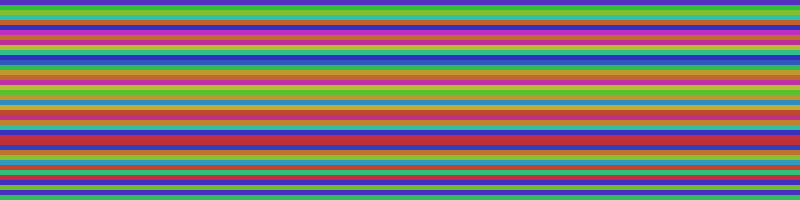
Frame 1 (no input)
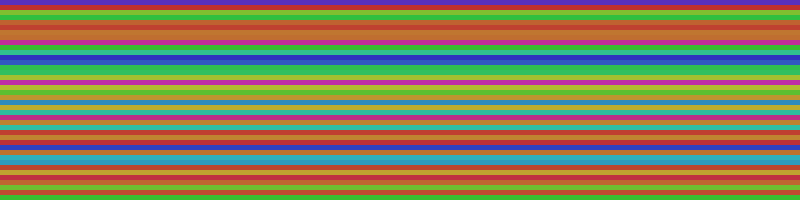
Frame 60 (no input)
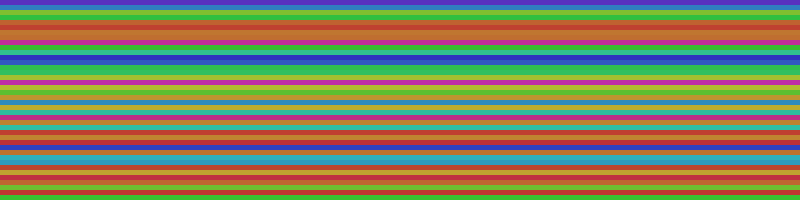
Frame 120 (the mouse pressed at the canvas centre since frame 60)

The p5.js sketch that drew these frames (run headless with seeded random() and noise() and a simulated clock; from frame 60 on, the mouse is pressed at the canvas centre):

// p5.js sketch
// ── sketch.js

// hey let's declare some globals because why nottttttt
var array_of_orgs = [];
// var array_of_blues = [];
var array_of_hues = [];
// var array_of_greens = [];
var array_of_true_hues = [];

// jeez, okay, so technically the globals get declahue first?
var number_rows = 40;
var row_height = 0; // we're just going to calculate this in a second in setup()


function setup() {
	createCanvas(800,200);
	frameRate(20);
	// HSB color mode defaults to 360, 100, 100
	colorMode(HSB);
	background(255,0,0);
		
	// note that colorMode is by default RGB, 0-255
	// 	colorMode(RGB);
	// so the source of that whole can't calculate this value
	// was that you can't do that until setup is called, so you just put them here

	row_height = (height/number_rows);
	createOrgs();
}



function draw() {
	// every frame, grab all the hues greens and blues
	// wow, this works
	for(var x = 0; x < array_of_orgs.length; x++){
		array_of_hues[x] = array_of_orgs[x].now_hue;
		array_of_true_hues[x] = array_of_orgs[x].true_hue;	
	}


	// DEBUGGING SECTION
	// uncomment this to get a running average of the hue values
	var cur_total = 0;
	for(var n = 0; n < array_of_hues.length; n++){
		cur_total += array_of_hues[n];
	}
	var cur_avg = cur_total / array_of_hues.length;
	
	var true_total = 0;
	for(var n = 0; n < array_of_true_hues.length; n++){
		true_total += array_of_true_hues[n];
	}
	var true_avg = true_total / array_of_true_hues.length;
	
	print("current hue average is ", cur_avg, " true hue avg is ", true_avg);	

	// more random debugging stuff
	// 			print(array_of_hues);
	// 		print(array_of_orgs);
	// 		debugger;

	// then, for each organism, let's do some stuff
	
	for (var i = 0; i < array_of_orgs.length; i++){
		let tempOrg = array_of_orgs[i];

		// draw thyself
		tempOrg.drawSelf(i);
		// then let's update your colors
		var temp_next_hue =0;
		var temp_prev_hue=0;
		var y = array_of_orgs.length;
	
		// grab the previous colors
		// if it's the first one, go grab it from the last one
		 if (i===0){
			temp_prev_hue = array_of_hues[y-1];
		} else {
			temp_prev_hue = array_of_hues[i-1];
		}

		// grab the next colors	
		// if it's the last one, we want it to go get the first ones
		if (i===(y-1)){
// 			print(array_of_hues[0], typeof array_of_hues[0]);
			temp_next_hue = array_of_hues[0];
		} else {
			temp_next_hue = array_of_hues[i+1];
		}
		// now that those are all populated...
//  		print("hue is currently", tempOrg.now_hue, "calling to update your colors, with", temp_prev_hue, temp_next_hue);

		// so my intent here is to call the object, pass it a bunch of info, and then let it calculate it out
		tempOrg.updateYourColors(temp_prev_hue, temp_next_hue);
	  }
// 		print(array_of_orgs[4]);
//  		debugger;
}



function createOrgs(){  
    for(var i =0; i < number_rows; i +=1){
		array_of_orgs[i] = new Org();
		}
}


function fancyCalc(hue_one, hue_two){
// SO!
// what we know is because hue #360 = hue #0, it's like a circle
// you can't ever be more than 180 away from another point
// so we're going to do some awful awful math

	var delta = 0;
	var abs_delta = 0;
	var	calcd_true_distance = 0;

	delta = hue_one - hue_two;
	abs_delta = abs(delta);


	if (abs_delta >=180){
// 		print("abs delta was greater than 180")
		// if it's a negative difference
		if (delta < 0){
			calcd_true_distance = 180 - (abs_delta%180);	
// 			print ("twas negative ", abs_delta%180);			
		} else {
			calcd_true_distance = (180 - (abs_delta%180));
// 			print ("twas positive ");
		} 
	} else {
// 		print("abs delta was less than 180");
		calcd_true_distance = delta;
	}
// 	print("did a calc after being passed ", hue_one, hue_two, " and retd ", calcd_true_distance);
	return calcd_true_distance;
// 	print("cur of ", this.now_hue, "prev of ", prev_hue, " move of ", calc1);
	
    
}


function calcthatcolordrift(truecolor, precolor, nextcolor){
	let varcolor = 0;
	varcolor = int((truecolor+precolor+nextcolor)/3)	
	return varcolor;
// 	print(truecolor, precolor, nextcolor, varcolor);


// method two: the derek smoothbrain
// this one will just calculate the change
// 	let varcolor = 0;
// 	let firstdelta = 0;
// 	let seconddelta = 0;
// 	firstdelta = 180%(truecolor - precolor);
// 	secondelta = 180%(truecolor - nextcolor);
// 	varcolor = firstdelta + seconddelta;

}
// ── Organism.js
function Org(){
   // set initial values for things
    
	this.true_hue = int(random(0,360));
// 	this.true_green = int(random(0,255));
// 	this.true_blue = int(random(0,255));
	this.now_sat = 75;
	this.now_bright = 75;
	this.now_hue = 0;
	this.now_hue = this.true_hue;
	this.compromise = round(random(0,1)); // how willing is this org to move towards neighbors
	this.adherence = random(0,1)+0.25; // how much does it want to stay towards its true hue



	this.updateYourColors = function(prev_hue, next_hue){	
// 		print("calling to calc starting at", this.now_hue, "and passing in", this.true_hue, " ", prev_hue, " ", next_hue);
// 		this.now_hue = calcthatcolordrift(this.true_hue, prev_hue, next_hue);
// 		print("and now it is ", this.now_hue);


	// basic assumption check: did that get set
	// print("deltas should be zeros", delta_now_prev, delta_now_next, delta_now_true);
// 	print("updating a color using current ", this.now_hue, "prev ", prev_hue, "next ", next_hue);


// METHOD ONE: USE THE CURRENT HUE to do this
// 
// 	var delta_now_prev = 0;
// 	var delta_now_next = 0;
// 	var delta_now_true = 0;
// 	calculate the distance between each of the targets and the current hue
// 	each calculation will return a positive or negative value for how far it is from current
// 	that part works
// 	delta_now_prev = fancyCalc(this.now_hue, prev_hue);
// 	delta_now_next = fancyCalc(this.now_hue, next_hue);
// 	delta_now_true = fancyCalc(this.now_hue, this.true_hue);
// 		print("deltas were", delta_now_prev, delta_now_next, delta_now_true);
// 
// 
//  	
//  	var foo = 0;
// 	now how far towards each of those do we want to go?
// 	I think let's start with halving the sum of the total move
// 		foo = round(this.now_hue + .05*(delta_now_prev + delta_now_next + delta_now_true));
// 
// 	that was vbring. let's dance
// 	first, how far do we move towards the neighbors?
// 	
// 	foo = this.now_hue + (this.compromise * random(0,1) * (delta_now_prev+delta_now_next));
// 	then, we move towards its true self
// 	TODO: this version duplicates a calc above
// 	delta_now_true = fancyCalc(this.now_hue, this.true_hue);
// 	foo = foo + 0.75 * delta_now_true;


	// METHOD THE SECOND: CALCULATE DIFF FROM TRUE
	// calculate the distance between each of the targets and what the org wants to be	
	// each calculation will return a positive or negative value for how far it is from current
	// that part works
	var delta_true_prev = 0;
	var delta_true_next = 0;
	var delta_now_true = 0; // I'm keeping this var name the same because I'm lazy
	delta_true_prev = fancyCalc(this.true_hue, prev_hue);
	delta_true_next = fancyCalc(this.true_hue, next_hue);
	delta_now_true = fancyCalc(this.now_hue, this.true_hue); // a nod to current position
	// 	print("deltas were", delta_now_prev, delta_now_next, delta_now_true);

	var foo = 0;
	foo = this.now_hue; // I'm going to take this real slow
	foo = foo + (this.compromise*random(0,1)*delta_true_prev); // move it towards the prev
	foo = foo + (this.compromise*random(0,1)*delta_true_next); // move it towards the next
	foo = foo + (this.adherence * delta_now_true);
	
// 	debugger;
//  	print("var foo is ", foo);
 	if (foo <0 ){
 		this.now_hue = 360-foo;
 	}
 	if (foo > 360){
 		this.now_hue = foo%360;
 	}
// 	print("setting now to", this.now_hue);

	}

// TODO? this could be pulled out and into a thing
// seems to work
	this.drawSelf = function(iteration){
		let startx
		let starty;
		let targetx
		let targety;
		startx = 0;
		starty = 0 + (iteration * row_height);
		targetx = width;
		targety = (starty + row_height);
		noStroke();
		fill(this.now_hue, this.now_sat, this.now_bright, 1);
		rect(startx, starty, targetx, targety);
	}

}
